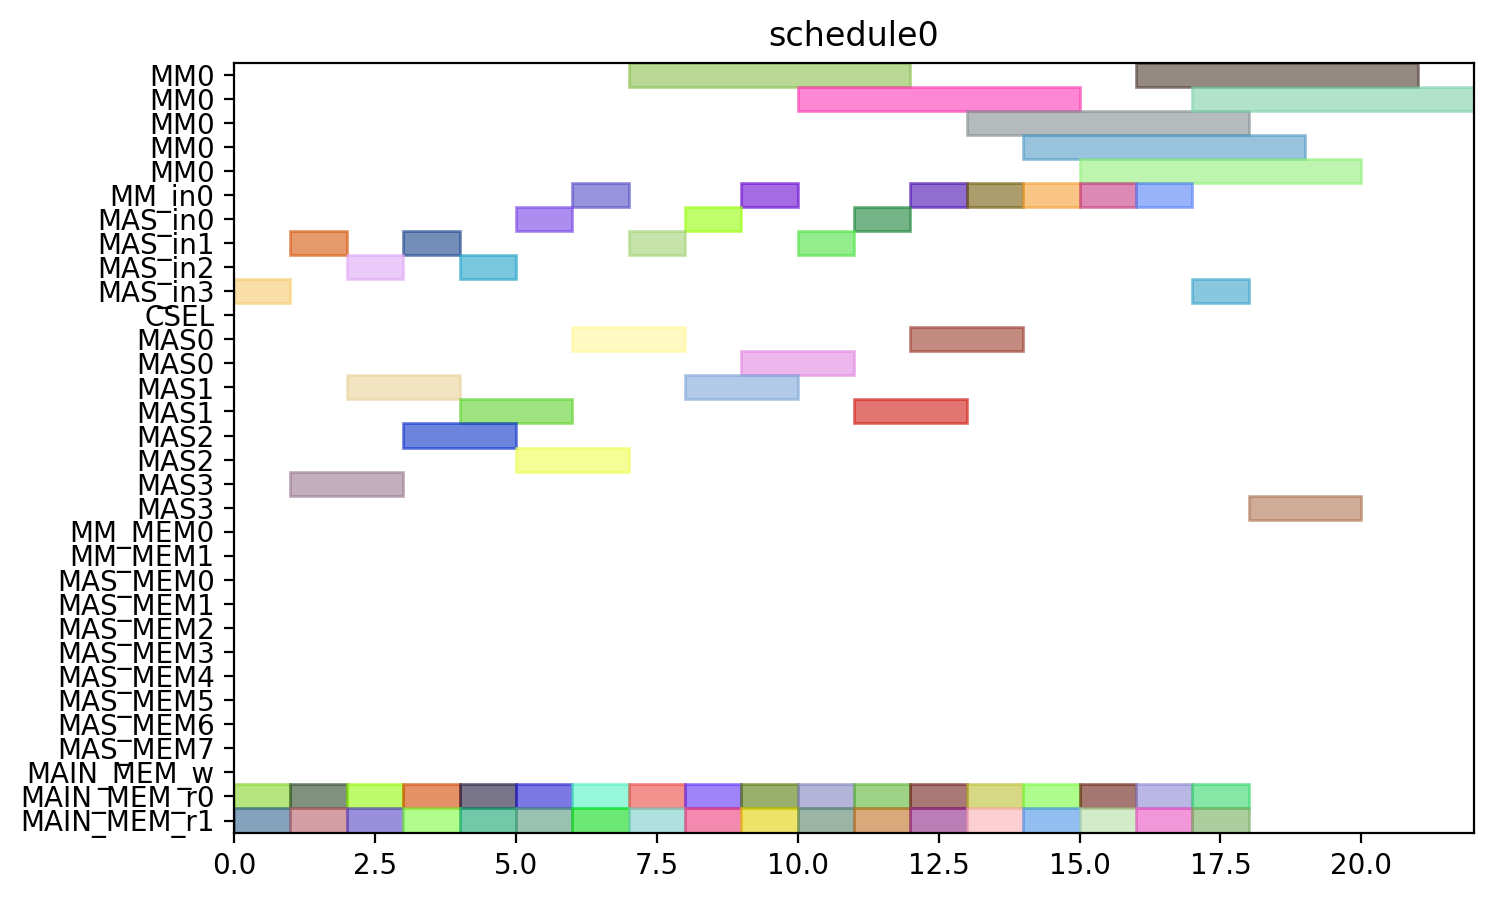

This chart was generated by the following Python code:
from pyschedule import Scenario, solvers, plotters, alt


def solve():
	horizon = 120
	S = Scenario("schedule0", horizon=horizon)

	# resource
	MM = S.Resources('MM', num=1, size=5)
	MM_in = S.Resources('MM_in', num=1)
	MAS_in = S.Resources('MAS_in', num=4)
	CSEL = S.Resource('CSEL')
	MAS = S.Resources('MAS', num=4, size=2, periods=range(1, horizon))
	MM_MEM = S.Resources('MM_MEM', num=2)
	MAS_MEM = S.Resources('MAS_MEM', num=8)
	MAIN_MEM_w = S.Resource('MAIN_MEM_w', size=1)
	MAIN_MEM_r = S.Resources('MAIN_MEM_r', num=2)

	# result of previous scheduling

	# new tasks
	t0_t0 = S.Task('t0_t0', length=2, delay_cost=1)
	t0_t0 += alt(MAS)
	t0_t0_in = S.Task('t0_t0_in', length=1, delay_cost=1)
	t0_t0_in += alt(MAS_in)
	S += t0_t0_in*MAS_in[0]<=t0_t0*MAS[0]

	S += t0_t0_in*MAS_in[1]<=t0_t0*MAS[1]

	S += t0_t0_in*MAS_in[2]<=t0_t0*MAS[2]

	S += t0_t0_in*MAS_in[3]<=t0_t0*MAS[3]

	t0_t0_mem0 = S.Task('t0_t0_mem0', length=1, delay_cost=1)
	t0_t0_mem0 += MAIN_MEM_r[0]
	S += t0_t0_mem0 <= t0_t0

	t0_t0_mem1 = S.Task('t0_t0_mem1', length=1, delay_cost=1)
	t0_t0_mem1 += MAIN_MEM_r[1]
	S += t0_t0_mem1 <= t0_t0

	t0_t1 = S.Task('t0_t1', length=2, delay_cost=1)
	t0_t1 += alt(MAS)
	t0_t1_in = S.Task('t0_t1_in', length=1, delay_cost=1)
	t0_t1_in += alt(MAS_in)
	S += t0_t1_in*MAS_in[0]<=t0_t1*MAS[0]

	S += t0_t1_in*MAS_in[1]<=t0_t1*MAS[1]

	S += t0_t1_in*MAS_in[2]<=t0_t1*MAS[2]

	S += t0_t1_in*MAS_in[3]<=t0_t1*MAS[3]

	t0_t1_mem0 = S.Task('t0_t1_mem0', length=1, delay_cost=1)
	t0_t1_mem0 += MAIN_MEM_r[0]
	S += t0_t1_mem0 <= t0_t1

	t0_t1_mem1 = S.Task('t0_t1_mem1', length=1, delay_cost=1)
	t0_t1_mem1 += MAIN_MEM_r[1]
	S += t0_t1_mem1 <= t0_t1

	t0_t3 = S.Task('t0_t3', length=5, delay_cost=1)
	t0_t3 += alt(MM)
	t0_t3_in = S.Task('t0_t3_in', length=1, delay_cost=1)
	t0_t3_in += alt(MM_in)
	S += t0_t3_in*MM_in[0]<=t0_t3*MM[0]
	t0_t3_mem0 = S.Task('t0_t3_mem0', length=1, delay_cost=1)
	t0_t3_mem0 += MAIN_MEM_r[0]
	S += t0_t3_mem0 <= t0_t3

	t0_t3_mem1 = S.Task('t0_t3_mem1', length=1, delay_cost=1)
	t0_t3_mem1 += MAIN_MEM_r[1]
	S += t0_t3_mem1 <= t0_t3

	t1_t0 = S.Task('t1_t0', length=2, delay_cost=1)
	t1_t0 += alt(MAS)
	t1_t0_in = S.Task('t1_t0_in', length=1, delay_cost=1)
	t1_t0_in += alt(MAS_in)
	S += t1_t0_in*MAS_in[0]<=t1_t0*MAS[0]

	S += t1_t0_in*MAS_in[1]<=t1_t0*MAS[1]

	S += t1_t0_in*MAS_in[2]<=t1_t0*MAS[2]

	S += t1_t0_in*MAS_in[3]<=t1_t0*MAS[3]

	t1_t0_mem0 = S.Task('t1_t0_mem0', length=1, delay_cost=1)
	t1_t0_mem0 += MAIN_MEM_r[0]
	S += t1_t0_mem0 <= t1_t0

	t1_t0_mem1 = S.Task('t1_t0_mem1', length=1, delay_cost=1)
	t1_t0_mem1 += MAIN_MEM_r[1]
	S += t1_t0_mem1 <= t1_t0

	t1_t1 = S.Task('t1_t1', length=2, delay_cost=1)
	t1_t1 += alt(MAS)
	t1_t1_in = S.Task('t1_t1_in', length=1, delay_cost=1)
	t1_t1_in += alt(MAS_in)
	S += t1_t1_in*MAS_in[0]<=t1_t1*MAS[0]

	S += t1_t1_in*MAS_in[1]<=t1_t1*MAS[1]

	S += t1_t1_in*MAS_in[2]<=t1_t1*MAS[2]

	S += t1_t1_in*MAS_in[3]<=t1_t1*MAS[3]

	t1_t1_mem0 = S.Task('t1_t1_mem0', length=1, delay_cost=1)
	t1_t1_mem0 += MAIN_MEM_r[0]
	S += t1_t1_mem0 <= t1_t1

	t1_t1_mem1 = S.Task('t1_t1_mem1', length=1, delay_cost=1)
	t1_t1_mem1 += MAIN_MEM_r[1]
	S += t1_t1_mem1 <= t1_t1

	t1_t3 = S.Task('t1_t3', length=5, delay_cost=1)
	t1_t3 += alt(MM)
	t1_t3_in = S.Task('t1_t3_in', length=1, delay_cost=1)
	t1_t3_in += alt(MM_in)
	S += t1_t3_in*MM_in[0]<=t1_t3*MM[0]
	t1_t3_mem0 = S.Task('t1_t3_mem0', length=1, delay_cost=1)
	t1_t3_mem0 += MAIN_MEM_r[0]
	S += t1_t3_mem0 <= t1_t3

	t1_t3_mem1 = S.Task('t1_t3_mem1', length=1, delay_cost=1)
	t1_t3_mem1 += MAIN_MEM_r[1]
	S += t1_t3_mem1 <= t1_t3

	t2_t2 = S.Task('t2_t2', length=2, delay_cost=1)
	t2_t2 += alt(MAS)
	t2_t2_in = S.Task('t2_t2_in', length=1, delay_cost=1)
	t2_t2_in += alt(MAS_in)
	S += t2_t2_in*MAS_in[0]<=t2_t2*MAS[0]

	S += t2_t2_in*MAS_in[1]<=t2_t2*MAS[1]

	S += t2_t2_in*MAS_in[2]<=t2_t2*MAS[2]

	S += t2_t2_in*MAS_in[3]<=t2_t2*MAS[3]

	t2_t2_mem0 = S.Task('t2_t2_mem0', length=1, delay_cost=1)
	t2_t2_mem0 += MAIN_MEM_r[0]
	S += t2_t2_mem0 <= t2_t2

	t2_t2_mem1 = S.Task('t2_t2_mem1', length=1, delay_cost=1)
	t2_t2_mem1 += MAIN_MEM_r[1]
	S += t2_t2_mem1 <= t2_t2

	t5_t0 = S.Task('t5_t0', length=5, delay_cost=1)
	t5_t0 += alt(MM)
	t5_t0_in = S.Task('t5_t0_in', length=1, delay_cost=1)
	t5_t0_in += alt(MM_in)
	S += t5_t0_in*MM_in[0]<=t5_t0*MM[0]
	t5_t0_mem0 = S.Task('t5_t0_mem0', length=1, delay_cost=1)
	t5_t0_mem0 += MAIN_MEM_r[0]
	S += t5_t0_mem0 <= t5_t0

	t5_t0_mem1 = S.Task('t5_t0_mem1', length=1, delay_cost=1)
	t5_t0_mem1 += MAIN_MEM_r[1]
	S += t5_t0_mem1 <= t5_t0

	t5_t1 = S.Task('t5_t1', length=5, delay_cost=1)
	t5_t1 += alt(MM)
	t5_t1_in = S.Task('t5_t1_in', length=1, delay_cost=1)
	t5_t1_in += alt(MM_in)
	S += t5_t1_in*MM_in[0]<=t5_t1*MM[0]
	t5_t1_mem0 = S.Task('t5_t1_mem0', length=1, delay_cost=1)
	t5_t1_mem0 += MAIN_MEM_r[0]
	S += t5_t1_mem0 <= t5_t1

	t5_t1_mem1 = S.Task('t5_t1_mem1', length=1, delay_cost=1)
	t5_t1_mem1 += MAIN_MEM_r[1]
	S += t5_t1_mem1 <= t5_t1

	t5_t2 = S.Task('t5_t2', length=2, delay_cost=1)
	t5_t2 += alt(MAS)
	t5_t2_in = S.Task('t5_t2_in', length=1, delay_cost=1)
	t5_t2_in += alt(MAS_in)
	S += t5_t2_in*MAS_in[0]<=t5_t2*MAS[0]

	S += t5_t2_in*MAS_in[1]<=t5_t2*MAS[1]

	S += t5_t2_in*MAS_in[2]<=t5_t2*MAS[2]

	S += t5_t2_in*MAS_in[3]<=t5_t2*MAS[3]

	t5_t2_mem0 = S.Task('t5_t2_mem0', length=1, delay_cost=1)
	t5_t2_mem0 += MAIN_MEM_r[0]
	S += t5_t2_mem0 <= t5_t2

	t5_t2_mem1 = S.Task('t5_t2_mem1', length=1, delay_cost=1)
	t5_t2_mem1 += MAIN_MEM_r[1]
	S += t5_t2_mem1 <= t5_t2

	t5_t3 = S.Task('t5_t3', length=2, delay_cost=1)
	t5_t3 += alt(MAS)
	t5_t3_in = S.Task('t5_t3_in', length=1, delay_cost=1)
	t5_t3_in += alt(MAS_in)
	S += t5_t3_in*MAS_in[0]<=t5_t3*MAS[0]

	S += t5_t3_in*MAS_in[1]<=t5_t3*MAS[1]

	S += t5_t3_in*MAS_in[2]<=t5_t3*MAS[2]

	S += t5_t3_in*MAS_in[3]<=t5_t3*MAS[3]

	t5_t3_mem0 = S.Task('t5_t3_mem0', length=1, delay_cost=1)
	t5_t3_mem0 += MAIN_MEM_r[0]
	S += t5_t3_mem0 <= t5_t3

	t5_t3_mem1 = S.Task('t5_t3_mem1', length=1, delay_cost=1)
	t5_t3_mem1 += MAIN_MEM_r[1]
	S += t5_t3_mem1 <= t5_t3

	t7_t0 = S.Task('t7_t0', length=2, delay_cost=1)
	t7_t0 += alt(MAS)
	t7_t0_in = S.Task('t7_t0_in', length=1, delay_cost=1)
	t7_t0_in += alt(MAS_in)
	S += t7_t0_in*MAS_in[0]<=t7_t0*MAS[0]

	S += t7_t0_in*MAS_in[1]<=t7_t0*MAS[1]

	S += t7_t0_in*MAS_in[2]<=t7_t0*MAS[2]

	S += t7_t0_in*MAS_in[3]<=t7_t0*MAS[3]

	t7_t0_mem0 = S.Task('t7_t0_mem0', length=1, delay_cost=1)
	t7_t0_mem0 += MAIN_MEM_r[0]
	S += t7_t0_mem0 <= t7_t0

	t7_t0_mem1 = S.Task('t7_t0_mem1', length=1, delay_cost=1)
	t7_t0_mem1 += MAIN_MEM_r[1]
	S += t7_t0_mem1 <= t7_t0

	t7_t1 = S.Task('t7_t1', length=2, delay_cost=1)
	t7_t1 += alt(MAS)
	t7_t1_in = S.Task('t7_t1_in', length=1, delay_cost=1)
	t7_t1_in += alt(MAS_in)
	S += t7_t1_in*MAS_in[0]<=t7_t1*MAS[0]

	S += t7_t1_in*MAS_in[1]<=t7_t1*MAS[1]

	S += t7_t1_in*MAS_in[2]<=t7_t1*MAS[2]

	S += t7_t1_in*MAS_in[3]<=t7_t1*MAS[3]

	t7_t1_mem0 = S.Task('t7_t1_mem0', length=1, delay_cost=1)
	t7_t1_mem0 += MAIN_MEM_r[0]
	S += t7_t1_mem0 <= t7_t1

	t7_t1_mem1 = S.Task('t7_t1_mem1', length=1, delay_cost=1)
	t7_t1_mem1 += MAIN_MEM_r[1]
	S += t7_t1_mem1 <= t7_t1

	t7_t3 = S.Task('t7_t3', length=5, delay_cost=1)
	t7_t3 += alt(MM)
	t7_t3_in = S.Task('t7_t3_in', length=1, delay_cost=1)
	t7_t3_in += alt(MM_in)
	S += t7_t3_in*MM_in[0]<=t7_t3*MM[0]
	t7_t3_mem0 = S.Task('t7_t3_mem0', length=1, delay_cost=1)
	t7_t3_mem0 += MAIN_MEM_r[0]
	S += t7_t3_mem0 <= t7_t3

	t7_t3_mem1 = S.Task('t7_t3_mem1', length=1, delay_cost=1)
	t7_t3_mem1 += MAIN_MEM_r[1]
	S += t7_t3_mem1 <= t7_t3

	t10_t0 = S.Task('t10_t0', length=5, delay_cost=1)
	t10_t0 += alt(MM)
	t10_t0_in = S.Task('t10_t0_in', length=1, delay_cost=1)
	t10_t0_in += alt(MM_in)
	S += t10_t0_in*MM_in[0]<=t10_t0*MM[0]
	t10_t0_mem0 = S.Task('t10_t0_mem0', length=1, delay_cost=1)
	t10_t0_mem0 += MAIN_MEM_r[0]
	S += t10_t0_mem0 <= t10_t0

	t10_t0_mem1 = S.Task('t10_t0_mem1', length=1, delay_cost=1)
	t10_t0_mem1 += MAIN_MEM_r[1]
	S += t10_t0_mem1 <= t10_t0

	t10_t1 = S.Task('t10_t1', length=5, delay_cost=1)
	t10_t1 += alt(MM)
	t10_t1_in = S.Task('t10_t1_in', length=1, delay_cost=1)
	t10_t1_in += alt(MM_in)
	S += t10_t1_in*MM_in[0]<=t10_t1*MM[0]
	t10_t1_mem0 = S.Task('t10_t1_mem0', length=1, delay_cost=1)
	t10_t1_mem0 += MAIN_MEM_r[0]
	S += t10_t1_mem0 <= t10_t1

	t10_t1_mem1 = S.Task('t10_t1_mem1', length=1, delay_cost=1)
	t10_t1_mem1 += MAIN_MEM_r[1]
	S += t10_t1_mem1 <= t10_t1

	t10_t2 = S.Task('t10_t2', length=2, delay_cost=1)
	t10_t2 += alt(MAS)
	t10_t2_in = S.Task('t10_t2_in', length=1, delay_cost=1)
	t10_t2_in += alt(MAS_in)
	S += t10_t2_in*MAS_in[0]<=t10_t2*MAS[0]

	S += t10_t2_in*MAS_in[1]<=t10_t2*MAS[1]

	S += t10_t2_in*MAS_in[2]<=t10_t2*MAS[2]

	S += t10_t2_in*MAS_in[3]<=t10_t2*MAS[3]

	t10_t2_mem0 = S.Task('t10_t2_mem0', length=1, delay_cost=1)
	t10_t2_mem0 += MAIN_MEM_r[0]
	S += t10_t2_mem0 <= t10_t2

	t10_t2_mem1 = S.Task('t10_t2_mem1', length=1, delay_cost=1)
	t10_t2_mem1 += MAIN_MEM_r[1]
	S += t10_t2_mem1 <= t10_t2

	t10_t3 = S.Task('t10_t3', length=2, delay_cost=1)
	t10_t3 += alt(MAS)
	t10_t3_in = S.Task('t10_t3_in', length=1, delay_cost=1)
	t10_t3_in += alt(MAS_in)
	S += t10_t3_in*MAS_in[0]<=t10_t3*MAS[0]

	S += t10_t3_in*MAS_in[1]<=t10_t3*MAS[1]

	S += t10_t3_in*MAS_in[2]<=t10_t3*MAS[2]

	S += t10_t3_in*MAS_in[3]<=t10_t3*MAS[3]

	t10_t3_mem0 = S.Task('t10_t3_mem0', length=1, delay_cost=1)
	t10_t3_mem0 += MAIN_MEM_r[0]
	S += t10_t3_mem0 <= t10_t3

	t10_t3_mem1 = S.Task('t10_t3_mem1', length=1, delay_cost=1)
	t10_t3_mem1 += MAIN_MEM_r[1]
	S += t10_t3_mem1 <= t10_t3

	solvers.mip.solve(S,msg=1,kind='CPLEX',ratio_gap=1.01)

	solution = [['hoge']*len(S.solution()[1]) for i in range(len(S.solution()))]
	for i in range(len(S.solution())):
		for j in range(len(S.solution()[i])):
			solution[i][j]=str(S.solution()[i][j])
	print(solution)

	cycles = int(solution[-1][3])

	pic_file_name = "/home/mfukuda/ABE/multiRAM_multiMAS_16mux/scheduling_result/stage5MM1_stage2MAS4/EP2_DBL_w_EVAL/schedule0.png"
	if(S.solution() != []):
		plotters.matplotlib.plot(S,img_filename=pic_file_name, show_task_labels=False, fig_size=(cycles*0.25+3, 5))

	return solution
